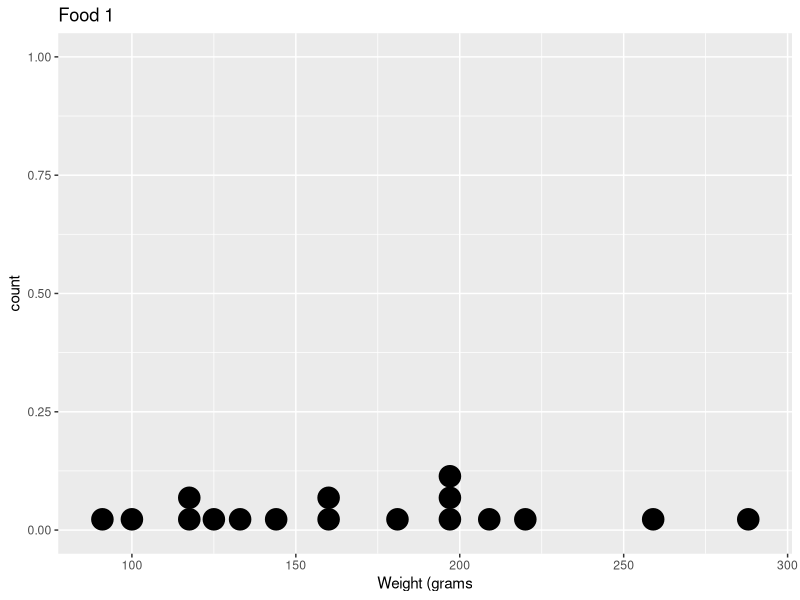
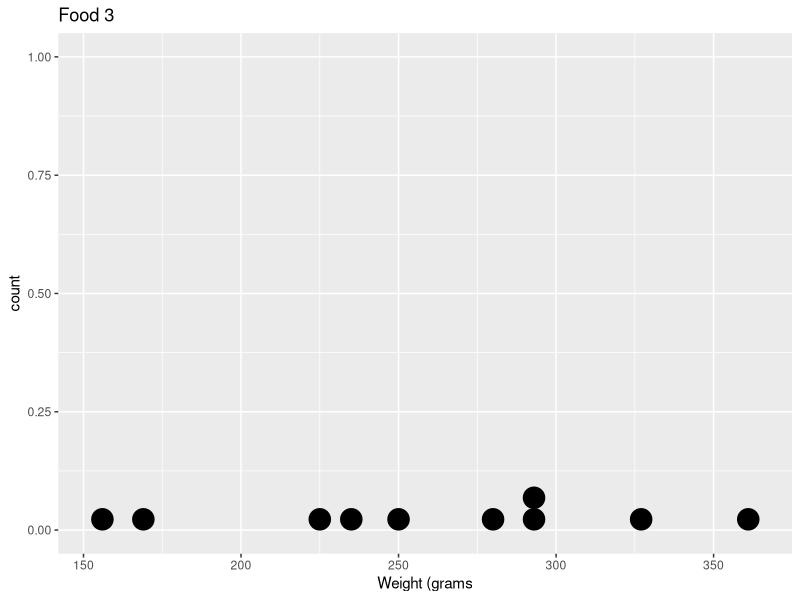

Write R code to recreate these figures, in order.
## ---- chunk 1
# "Success" for males (ie number of male grad students)
male_grad <- 764

# "Success" for females (ie number of female grad students)
female_grad <- 702

# Total male students
male_total <- 2000

# Total female students
female_total <- 2000

# Performing the z-test
grads_ztest <- prop.test(
  x = c(male_grad, female_grad),
  n = c(male_total, female_total),
  alternative = "greater",
  conf.level = 0.95,
  correct = FALSE
)

grads_ztest
## ---- chunk 2
# Shows what values are accessible
names(grads_ztest)

# Accessing the X-squared statistic
grads_ztest$statistic

# Accessing the p-value
grads_ztest$p.value

# Accessing the sample proportions
grads_ztest$estimate
## ---- chunk 3
# computing z-statistic
# note that it will still display the name "X-squared"
z_stat <- sqrt(grads_ztest$statistic)
z_stat

# to change the name of the z-statistic
names(z_stat) <- "z-statistic"
z_stat
## ---- chunk 4
# Creating a subset of ChickWeight
# Includes only weights at day 20
# Also only includes foods 1 and 3
day20_food1 <- subset(ChickWeight, Time == 20 & Diet == 1 )
day20_food3 <- subset(ChickWeight, Time == 20 & Diet == 3 )
## ---- chunk 5
#| warning: false
library(ggplot2)

# Histogram for food 1
ggplot(day20_food1, aes(x = weight)) + 
  geom_dotplot() + 
  labs(title="Food 1", x = "Weight (grams")

# Histogram for food 3
ggplot(day20_food3, aes(x = weight)) +
  geom_dotplot() +
  labs(title="Food 3", x = "Weight (grams")
## ---- chunk 6
chicks_ttest <- t.test(
  x = day20_food3$weight,
  y = day20_food1$weight,
  alternative = "two.sided", 
  conf.level = 0.95,
  paired = FALSE
)

chicks_ttest
## ---- chunk 7
# Shows what values are accessible
names(chicks_ttest)

# Accessing the t-statistic
chicks_ttest$statistic

# Accessing the p-value
chicks_ttest$p.value
